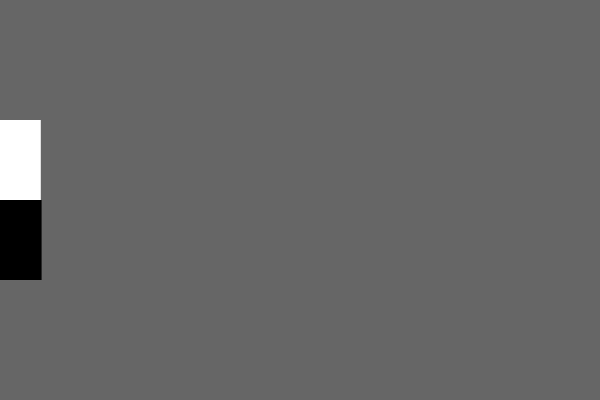
Frame 1 (no input)
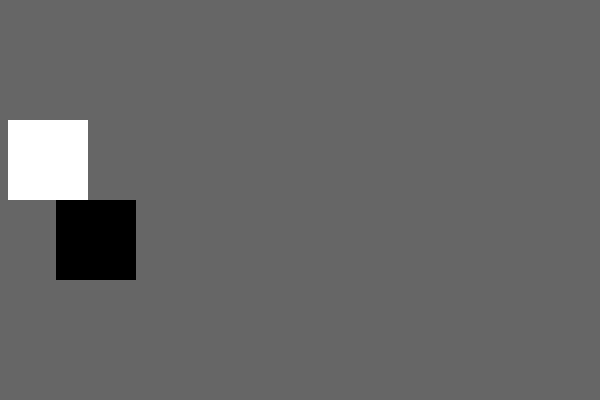
Frame 60 (no input)
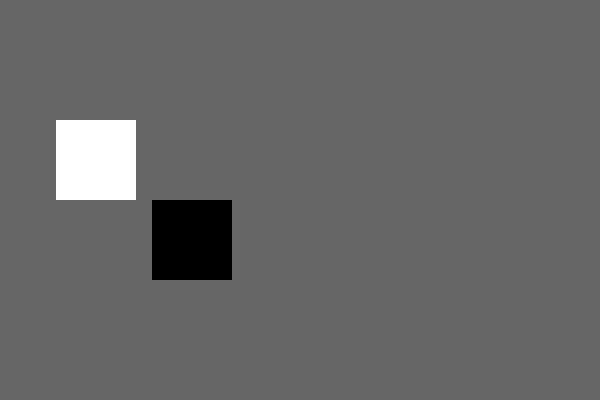
Frame 120 (the mouse pressed at the canvas centre since frame 60)

The p5.js sketch that drew these frames (run headless with seeded random() and noise() and a simulated clock; from frame 60 on, the mouse is pressed at the canvas centre):

// p5.js sketch
// ── sketch.js
/*
  Workshop: 
  "Learning Mathematics Through Programming 
  and Interactive Graphics with p5.js"
  by Juan Carlos Ponce Campuzano
  
  Meinjin Delta Brisbane, Australia, November 23-28, 2025
  Part II: Translation Demo
*/

let x = 0;
let y = 0;
let dim = 80.0;

function setup() {
  createCanvas(600, 400);
  noStroke();
}

function draw() {
  background(102);
  // Animar al incrementar nuestor valor x
  x = x + 0.8;
  // Si la figura se sale del lienzo, reinicia la posición
  if (x > width + dim) {
    x = -dim;
  }

  // Aunque nuestro comando rect() dibuja la figura con su centro
  // en el origen, translate() lo mueve a una nueva posición x,y
  translate(x, height / 2 - dim / 2);
  fill(255);
  rect(-dim / 2, -dim / 2, dim, dim);

  // Las transformaciones se acumulan. Observa cómo este rect se mueve
  // al doble de velocidad que el otro, a pesar de que tiene el mismo
  // parámetro para el valor de x.
  translate(x, dim);
  fill(0);
  rect(-dim / 2, -dim / 2, dim, dim);
}
